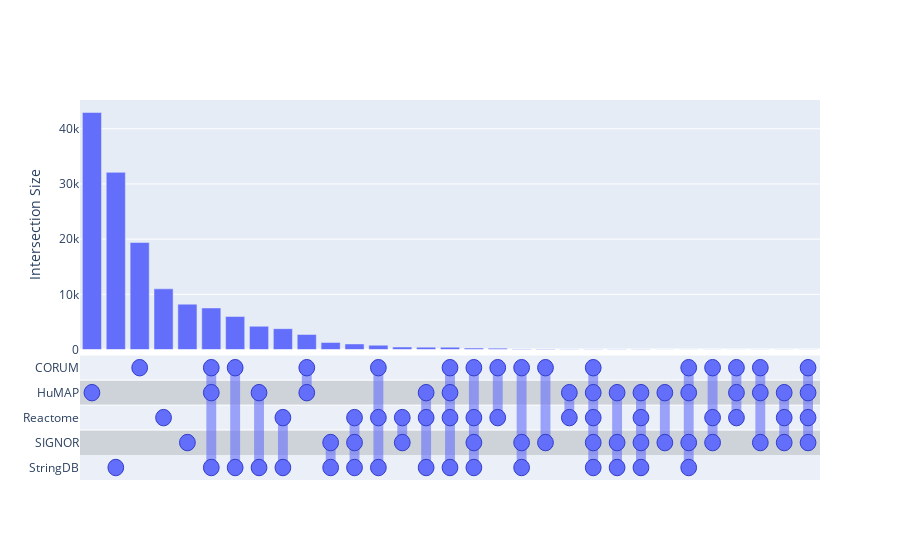

The cell this chart's notebook holds for it:
### Markdown cell above
## Check overlaps of the benchmark annotation sources (Supp Fig 1).

### Code cell
benchmark_sources = {}
for src in BENCHMARK_SOURCES:
    res = pd.read_csv(f'../efaar_benchmarking/benchmark_annotations/{src}.txt')
    res = res[res.entity1 != res.entity2]
    res['sorted_entities'] = res.apply(lambda row: tuple(sorted([row['entity1'], row['entity2']])), axis=1)
    benchmark_sources[src] = set(res.sorted_entities)

usp = UpSetPlotly(samples=list(benchmark_sources.values()), sample_names=list(benchmark_sources.keys()))
usp.plot(order_by='decreasing')

print(f'The number of unique interacting gene pairs in all {len(BENCHMARK_SOURCES)} sources is {len(set().union(*list(benchmark_sources.values())))}')

### Figure 1 — Plotly figure (JSON) as saved in the notebook; plotly's stock layout.template omitted (floating-point values rounded to 4 significant figures)
{"data": [{"marker": {"color": "rgb(99, 110, 250)"}, "type": "bar", "x": ["HuMAP", "StringDB", "CORUM", "Reactome", "SIGNOR", "CORUM & HuMAP & StringDB", "CORUM & StringDB", "HuMAP & StringDB", "Reactome & StringDB", "CORUM & HuMAP", "SIGNOR & StringDB", "Reactome & SIGNOR & StringDB", "CORUM & Reactome & StringDB", "Reactome & SIGNOR", "HuMAP & Reactome & StringDB", "CORUM & HuMAP & Reactome & StringDB", "CORUM & Reactome & SIGNOR & StringDB", "CORUM & Reactome", "CORUM & SIGNOR & StringDB", "CORUM & SIGNOR", "HuMAP & Reactome", "CORUM & HuMAP & Reactome & SIGNOR & StringDB", "HuMAP & SIGNOR & StringDB", "HuMAP & Reactome & SIGNOR & StringDB", "HuMAP & SIGNOR", "CORUM & HuMAP & SIGNOR & StringDB", "CORUM & Reactome & SIGNOR", "CORUM & HuMAP & Reactome", "CORUM & HuMAP & SIGNOR", "HuMAP & Reactome & SIGNOR", "CORUM & HuMAP & Reactome & SIGNOR"], "xaxis": "x", "y": [42948, 32099, 19391, 10998, 8216, 7529, 5979, 4214, 3782, 2735, 1274, 1012, 783, 448, 430, 419, 260, 255, 114, 95, 68, 54, 51, 41, 21, 18, 8, 5, 3, 1, 1], "yaxis": "y"}], "layout": {"shapes": [{"fillcolor": "#ebf0f8", "line": {"width": 0}, "type": "rect", "x0": 0, "x1": 1, "xref": "x2", "y0": 1, "y1": 0.8, "yref": "y2"}, {"fillcolor": "#ced2d9", "line": {"width": 0}, "type": "rect", "x0": 0, "x1": 1, "xref": "x2", "y0": 0.8, "y1": 0.6, "yref": "y2"}, {"fillcolor": "#ebf0f8", "line": {"width": 0}, "type": "rect", "x0": 0, "x1": 1, "xref": "x2", "y0": 0.6, "y1": 0.4, "yref": "y2"}, {"fillcolor": "#ced2d9", "line": {"width": 0}, "type": "rect", "x0": 0, "x1": 1, "xref": "x2", "y0": 0.4, "y1": 0.2, "yref": "y2"}, {"fillcolor": "#ebf0f8", "line": {"width": 0}, "type": "rect", "x0": 0, "x1": 1, "xref": "x2", "y0": 0.2, "y1": 0, "yref": "y2"}, {"line": {"color": "white", "width": 1}, "type": "line", "x0": 0, "x1": 1, "xref": "x2", "y0": 1, "y1": 1, "yref": "y2"}, {"line": {"color": "white", "width": 1}, "type": "line", "x0": 0, "x1": 1, "xref": "x2", "y0": 0.8, "y1": 0.8, "yref": "y2"}, {"line": {"color": "white", "width": 1}, "type": "line", "x0": 0, "x1": 1, "xref": "x2", "y0": 0.6, "y1": 0.6, "yref": "y2"}, {"line": {"color": "white", "width": 1}, "type": "line", "x0": 0, "x1": 1, "xref": "x2", "y0": 0.4, "y1": 0.4, "yref": "y2"}, {"fillcolor": "rgb(99, 110, 250)", "line": {"color": "rgb(99, 110, 250)"}, "opacity": 0.6, "type": "rect", "x0": 0.01081, "x1": 0.02145, "xref": "x2", "y0": 0.7, "y1": 0.7, "yref": "y2"}, {"fillcolor": "rgb(99, 110, 250)", "line": {"color": "rgb(49, 60, 200)", "width": 1}, "type": "circle", "x0": 0.005484, "x1": 0.02677, "xref": "x2", "y0": 0.634, "y1": 0.766, "yref": "y2"}, {"fillcolor": "rgb(99, 110, 250)", "line": {"color": "rgb(99, 110, 250)"}, "opacity": 0.6, "type": "rect", "x0": 0.04306, "x1": 0.05371, "xref": "x2", "y0": 0.1, "y1": 0.1, "yref": "y2"}, {"fillcolor": "rgb(99, 110, 250)", "line": {"color": "rgb(49, 60, 200)", "width": 1}, "type": "circle", "x0": 0.03774, "x1": 0.05903, "xref": "x2", "y0": 0.034, "y1": 0.166, "yref": "y2"}, {"fillcolor": "rgb(99, 110, 250)", "line": {"color": "rgb(99, 110, 250)"}, "opacity": 0.6, "type": "rect", "x0": 0.07532, "x1": 0.08597, "xref": "x2", "y0": 0.9, "y1": 0.9, "yref": "y2"}, {"fillcolor": "rgb(99, 110, 250)", "line": {"color": "rgb(49, 60, 200)", "width": 1}, "type": "circle", "x0": 0.07, "x1": 0.09129, "xref": "x2", "y0": 0.834, "y1": 0.966, "yref": "y2"}, {"fillcolor": "rgb(99, 110, 250)", "line": {"color": "rgb(99, 110, 250)"}, "opacity": 0.6, "type": "rect", "x0": 0.1076, "x1": 0.1182, "xref": "x2", "y0": 0.5, "y1": 0.5, "yref": "y2"}, {"fillcolor": "rgb(99, 110, 250)", "line": {"color": "rgb(49, 60, 200)", "width": 1}, "type": "circle", "x0": 0.1023, "x1": 0.1235, "xref": "x2", "y0": 0.434, "y1": 0.566, "yref": "y2"}, {"fillcolor": "rgb(99, 110, 250)", "line": {"color": "rgb(99, 110, 250)"}, "opacity": 0.6, "type": "rect", "x0": 0.1398, "x1": 0.1505, "xref": "x2", "y0": 0.3, "y1": 0.3, "yref": "y2"}, {"fillcolor": "rgb(99, 110, 250)", "line": {"color": "rgb(49, 60, 200)", "width": 1}, "type": "circle", "x0": 0.1345, "x1": 0.1558, "xref": "x2", "y0": 0.234, "y1": 0.366, "yref": "y2"}, {"fillcolor": "rgb(99, 110, 250)", "line": {"color": "rgb(99, 110, 250)"}, "opacity": 0.6, "type": "rect", "x0": 0.1721, "x1": 0.1827, "xref": "x2", "y0": 0.1, "y1": 0.9, "yref": "y2"}, {"fillcolor": "rgb(99, 110, 250)", "line": {"color": "rgb(49, 60, 200)", "width": 1}, "type": "circle", "x0": 0.1668, "x1": 0.1881, "xref": "x2", "y0": 0.834, "y1": 0.966, "yref": "y2"}, {"fillcolor": "rgb(99, 110, 250)", "line": {"color": "rgb(49, 60, 200)", "width": 1}, "type": "circle", "x0": 0.1668, "x1": 0.1881, "xref": "x2", "y0": 0.634, "y1": 0.766, "yref": "y2"}, {"fillcolor": "rgb(99, 110, 250)", "line": {"color": "rgb(49, 60, 200)", "width": 1}, "type": "circle", "x0": 0.1668, "x1": 0.1881, "xref": "x2", "y0": 0.034, "y1": 0.166, "yref": "y2"}, {"fillcolor": "rgb(99, 110, 250)", "line": {"color": "rgb(99, 110, 250)"}, "opacity": 0.6, "type": "rect", "x0": 0.2044, "x1": 0.215, "xref": "x2", "y0": 0.1, "y1": 0.9, "yref": "y2"}, {"fillcolor": "rgb(99, 110, 250)", "line": {"color": "rgb(49, 60, 200)", "width": 1}, "type": "circle", "x0": 0.199, "x1": 0.2203, "xref": "x2", "y0": 0.834, "y1": 0.966, "yref": "y2"}, {"fillcolor": "rgb(99, 110, 250)", "line": {"color": "rgb(49, 60, 200)", "width": 1}, "type": "circle", "x0": 0.199, "x1": 0.2203, "xref": "x2", "y0": 0.034, "y1": 0.166, "yref": "y2"}, {"fillcolor": "rgb(99, 110, 250)", "line": {"color": "rgb(99, 110, 250)"}, "opacity": 0.6, "type": "rect", "x0": 0.2366, "x1": 0.2473, "xref": "x2", "y0": 0.1, "y1": 0.7, "yref": "y2"}, {"fillcolor": "rgb(99, 110, 250)", "line": {"color": "rgb(49, 60, 200)", "width": 1}, "type": "circle", "x0": 0.2313, "x1": 0.2526, "xref": "x2", "y0": 0.634, "y1": 0.766, "yref": "y2"}, {"fillcolor": "rgb(99, 110, 250)", "line": {"color": "rgb(49, 60, 200)", "width": 1}, "type": "circle", "x0": 0.2313, "x1": 0.2526, "xref": "x2", "y0": 0.034, "y1": 0.166, "yref": "y2"}, {"fillcolor": "rgb(99, 110, 250)", "line": {"color": "rgb(99, 110, 250)"}, "opacity": 0.6, "type": "rect", "x0": 0.2689, "x1": 0.2795, "xref": "x2", "y0": 0.1, "y1": 0.5, "yref": "y2"}, {"fillcolor": "rgb(99, 110, 250)", "line": {"color": "rgb(49, 60, 200)", "width": 1}, "type": "circle", "x0": 0.2635, "x1": 0.2848, "xref": "x2", "y0": 0.434, "y1": 0.566, "yref": "y2"}, {"fillcolor": "rgb(99, 110, 250)", "line": {"color": "rgb(49, 60, 200)", "width": 1}, "type": "circle", "x0": 0.2635, "x1": 0.2848, "xref": "x2", "y0": 0.034, "y1": 0.166, "yref": "y2"}, {"fillcolor": "rgb(99, 110, 250)", "line": {"color": "rgb(99, 110, 250)"}, "opacity": 0.6, "type": "rect", "x0": 0.3011, "x1": 0.3118, "xref": "x2", "y0": 0.7, "y1": 0.9, "yref": "y2"}, {"fillcolor": "rgb(99, 110, 250)", "line": {"color": "rgb(49, 60, 200)", "width": 1}, "type": "circle", "x0": 0.2958, "x1": 0.3171, "xref": "x2", "y0": 0.834, "y1": 0.966, "yref": "y2"}, {"fillcolor": "rgb(99, 110, 250)", "line": {"color": "rgb(49, 60, 200)", "width": 1}, "type": "circle", "x0": 0.2958, "x1": 0.3171, "xref": "x2", "y0": 0.634, "y1": 0.766, "yref": "y2"}, {"fillcolor": "rgb(99, 110, 250)", "line": {"color": "rgb(99, 110, 250)"}, "opacity": 0.6, "type": "rect", "x0": 0.3334, "x1": 0.344, "xref": "x2", "y0": 0.1, "y1": 0.3, "yref": "y2"}, {"fillcolor": "rgb(99, 110, 250)", "line": {"color": "rgb(49, 60, 200)", "width": 1}, "type": "circle", "x0": 0.3281, "x1": 0.3494, "xref": "x2", "y0": 0.234, "y1": 0.366, "yref": "y2"}, {"fillcolor": "rgb(99, 110, 250)", "line": {"color": "rgb(49, 60, 200)", "width": 1}, "type": "circle", "x0": 0.3281, "x1": 0.3494, "xref": "x2", "y0": 0.034, "y1": 0.166, "yref": "y2"}, {"fillcolor": "rgb(99, 110, 250)", "line": {"color": "rgb(99, 110, 250)"}, "opacity": 0.6, "type": "rect", "x0": 0.3656, "x1": 0.3763, "xref": "x2", "y0": 0.1, "y1": 0.5, "yref": "y2"}, {"fillcolor": "rgb(99, 110, 250)", "line": {"color": "rgb(49, 60, 200)", "width": 1}, "type": "circle", "x0": 0.3603, "x1": 0.3816, "xref": "x2", "y0": 0.434, "y1": 0.566, "yref": "y2"}, {"fillcolor": "rgb(99, 110, 250)", "line": {"color": "rgb(49, 60, 200)", "width": 1}, "type": "circle", "x0": 0.3603, "x1": 0.3816, "xref": "x2", "y0": 0.234, "y1": 0.366, "yref": "y2"}, {"fillcolor": "rgb(99, 110, 250)", "line": {"color": "rgb(49, 60, 200)", "width": 1}, "type": "circle", "x0": 0.3603, "x1": 0.3816, "xref": "x2", "y0": 0.034, "y1": 0.166, "yref": "y2"}, {"fillcolor": "rgb(99, 110, 250)", "line": {"color": "rgb(99, 110, 250)"}, "opacity": 0.6, "type": "rect", "x0": 0.3979, "x1": 0.4085, "xref": "x2", "y0": 0.1, "y1": 0.9, "yref": "y2"}, {"fillcolor": "rgb(99, 110, 250)", "line": {"color": "rgb(49, 60, 200)", "width": 1}, "type": "circle", "x0": 0.3926, "x1": 0.4139, "xref": "x2", "y0": 0.834, "y1": 0.966, "yref": "y2"}, {"fillcolor": "rgb(99, 110, 250)", "line": {"color": "rgb(49, 60, 200)", "width": 1}, "type": "circle", "x0": 0.3926, "x1": 0.4139, "xref": "x2", "y0": 0.434, "y1": 0.566, "yref": "y2"}, {"fillcolor": "rgb(99, 110, 250)", "line": {"color": "rgb(49, 60, 200)", "width": 1}, "type": "circle", "x0": 0.3926, "x1": 0.4139, "xref": "x2", "y0": 0.034, "y1": 0.166, "yref": "y2"}, {"fillcolor": "rgb(99, 110, 250)", "line": {"color": "rgb(99, 110, 250)"}, "opacity": 0.6, "type": "rect", "x0": 0.4302, "x1": 0.4408, "xref": "x2", "y0": 0.3, "y1": 0.5, "yref": "y2"}, {"fillcolor": "rgb(99, 110, 250)", "line": {"color": "rgb(49, 60, 200)", "width": 1}, "type": "circle", "x0": 0.4248, "x1": 0.4461, "xref": "x2", "y0": 0.434, "y1": 0.566, "yref": "y2"}, {"fillcolor": "rgb(99, 110, 250)", "line": {"color": "rgb(49, 60, 200)", "width": 1}, "type": "circle", "x0": 0.4248, "x1": 0.4461, "xref": "x2", "y0": 0.234, "y1": 0.366, "yref": "y2"}, {"fillcolor": "rgb(99, 110, 250)", "line": {"color": "rgb(99, 110, 250)"}, "opacity": 0.6, "type": "rect", "x0": 0.4624, "x1": 0.4731, "xref": "x2", "y0": 0.1, "y1": 0.7, "yref": "y2"}, {"fillcolor": "rgb(99, 110, 250)", "line": {"color": "rgb(49, 60, 200)", "width": 1}, "type": "circle", "x0": 0.4571, "x1": 0.4784, "xref": "x2", "y0": 0.634, "y1": 0.766, "yref": "y2"}, {"fillcolor": "rgb(99, 110, 250)", "line": {"color": "rgb(49, 60, 200)", "width": 1}, "type": "circle", "x0": 0.4571, "x1": 0.4784, "xref": "x2", "y0": 0.434, "y1": 0.566, "yref": "y2"}, {"fillcolor": "rgb(99, 110, 250)", "line": {"color": "rgb(49, 60, 200)", "width": 1}, "type": "circle", "x0": 0.4571, "x1": 0.4784, "xref": "x2", "y0": 0.034, "y1": 0.166, "yref": "y2"}, {"fillcolor": "rgb(99, 110, 250)", "line": {"color": "rgb(99, 110, 250)"}, "opacity": 0.6, "type": "rect", "x0": 0.4947, "x1": 0.5053, "xref": "x2", "y0": 0.1, "y1": 0.9, "yref": "y2"}, {"fillcolor": "rgb(99, 110, 250)", "line": {"color": "rgb(49, 60, 200)", "width": 1}, "type": "circle", "x0": 0.4894, "x1": 0.5106, "xref": "x2", "y0": 0.834, "y1": 0.966, "yref": "y2"}, {"fillcolor": "rgb(99, 110, 250)", "line": {"color": "rgb(49, 60, 200)", "width": 1}, "type": "circle", "x0": 0.4894, "x1": 0.5106, "xref": "x2", "y0": 0.634, "y1": 0.766, "yref": "y2"}, {"fillcolor": "rgb(99, 110, 250)", "line": {"color": "rgb(49, 60, 200)", "width": 1}, "type": "circle", "x0": 0.4894, "x1": 0.5106, "xref": "x2", "y0": 0.434, "y1": 0.566, "yref": "y2"}, {"fillcolor": "rgb(99, 110, 250)", "line": {"color": "rgb(49, 60, 200)", "width": 1}, "type": "circle", "x0": 0.4894, "x1": 0.5106, "xref": "x2", "y0": 0.034, "y1": 0.166, "yref": "y2"}, {"fillcolor": "rgb(99, 110, 250)", "line": {"color": "rgb(99, 110, 250)"}, "opacity": 0.6, "type": "rect", "x0": 0.5269, "x1": 0.5376, "xref": "x2", "y0": 0.1, "y1": 0.9, "yref": "y2"}, {"fillcolor": "rgb(99, 110, 250)", "line": {"color": "rgb(49, 60, 200)", "width": 1}, "type": "circle", "x0": 0.5216, "x1": 0.5429, "xref": "x2", "y0": 0.834, "y1": 0.966, "yref": "y2"}, {"fillcolor": "rgb(99, 110, 250)", "line": {"color": "rgb(49, 60, 200)", "width": 1}, "type": "circle", "x0": 0.5216, "x1": 0.5429, "xref": "x2", "y0": 0.434, "y1": 0.566, "yref": "y2"}, {"fillcolor": "rgb(99, 110, 250)", "line": {"color": "rgb(49, 60, 200)", "width": 1}, "type": "circle", "x0": 0.5216, "x1": 0.5429, "xref": "x2", "y0": 0.234, "y1": 0.366, "yref": "y2"}, {"fillcolor": "rgb(99, 110, 250)", "line": {"color": "rgb(49, 60, 200)", "width": 1}, "type": "circle", "x0": 0.5216, "x1": 0.5429, "xref": "x2", "y0": 0.034, "y1": 0.166, "yref": "y2"}, {"fillcolor": "rgb(99, 110, 250)", "line": {"color": "rgb(99, 110, 250)"}, "opacity": 0.6, "type": "rect", "x0": 0.5592, "x1": 0.5698, "xref": "x2", "y0": 0.5, "y1": 0.9, "yref": "y2"}, {"fillcolor": "rgb(99, 110, 250)", "line": {"color": "rgb(49, 60, 200)", "width": 1}, "type": "circle", "x0": 0.5539, "x1": 0.5752, "xref": "x2", "y0": 0.834, "y1": 0.966, "yref": "y2"}, {"fillcolor": "rgb(99, 110, 250)", "line": {"color": "rgb(49, 60, 200)", "width": 1}, "type": "circle", "x0": 0.5539, "x1": 0.5752, "xref": "x2", "y0": 0.434, "y1": 0.566, "yref": "y2"}, {"fillcolor": "rgb(99, 110, 250)", "line": {"color": "rgb(99, 110, 250)"}, "opacity": 0.6, "type": "rect", "x0": 0.5915, "x1": 0.6021, "xref": "x2", "y0": 0.1, "y1": 0.9, "yref": "y2"}, {"fillcolor": "rgb(99, 110, 250)", "line": {"color": "rgb(49, 60, 200)", "width": 1}, "type": "circle", "x0": 0.5861, "x1": 0.6074, "xref": "x2", "y0": 0.834, "y1": 0.966, "yref": "y2"}, {"fillcolor": "rgb(99, 110, 250)", "line": {"color": "rgb(49, 60, 200)", "width": 1}, "type": "circle", "x0": 0.5861, "x1": 0.6074, "xref": "x2", "y0": 0.234, "y1": 0.366, "yref": "y2"}, {"fillcolor": "rgb(99, 110, 250)", "line": {"color": "rgb(49, 60, 200)", "width": 1}, "type": "circle", "x0": 0.5861, "x1": 0.6074, "xref": "x2", "y0": 0.034, "y1": 0.166, "yref": "y2"}, {"fillcolor": "rgb(99, 110, 250)", "line": {"color": "rgb(99, 110, 250)"}, "opacity": 0.6, "type": "rect", "x0": 0.6237, "x1": 0.6344, "xref": "x2", "y0": 0.3, "y1": 0.9, "yref": "y2"}, {"fillcolor": "rgb(99, 110, 250)", "line": {"color": "rgb(49, 60, 200)", "width": 1}, "type": "circle", "x0": 0.6184, "x1": 0.6397, "xref": "x2", "y0": 0.834, "y1": 0.966, "yref": "y2"}, {"fillcolor": "rgb(99, 110, 250)", "line": {"color": "rgb(49, 60, 200)", "width": 1}, "type": "circle", "x0": 0.6184, "x1": 0.6397, "xref": "x2", "y0": 0.234, "y1": 0.366, "yref": "y2"}, {"fillcolor": "rgb(99, 110, 250)", "line": {"color": "rgb(99, 110, 250)"}, "opacity": 0.6, "type": "rect", "x0": 0.656, "x1": 0.6666, "xref": "x2", "y0": 0.5, "y1": 0.7, "yref": "y2"}, {"fillcolor": "rgb(99, 110, 250)", "line": {"color": "rgb(49, 60, 200)", "width": 1}, "type": "circle", "x0": 0.6506, "x1": 0.6719, "xref": "x2", "y0": 0.634, "y1": 0.766, "yref": "y2"}, {"fillcolor": "rgb(99, 110, 250)", "line": {"color": "rgb(49, 60, 200)", "width": 1}, "type": "circle", "x0": 0.6506, "x1": 0.6719, "xref": "x2", "y0": 0.434, "y1": 0.566, "yref": "y2"}, {"fillcolor": "rgb(99, 110, 250)", "line": {"color": "rgb(99, 110, 250)"}, "opacity": 0.6, "type": "rect", "x0": 0.6882, "x1": 0.6989, "xref": "x2", "y0": 0.1, "y1": 0.9, "yref": "y2"}, {"fillcolor": "rgb(99, 110, 250)", "line": {"color": "rgb(49, 60, 200)", "width": 1}, "type": "circle", "x0": 0.6829, "x1": 0.7042, "xref": "x2", "y0": 0.834, "y1": 0.966, "yref": "y2"}, {"fillcolor": "rgb(99, 110, 250)", "line": {"color": "rgb(49, 60, 200)", "width": 1}, "type": "circle", "x0": 0.6829, "x1": 0.7042, "xref": "x2", "y0": 0.634, "y1": 0.766, "yref": "y2"}, {"fillcolor": "rgb(99, 110, 250)", "line": {"color": "rgb(49, 60, 200)", "width": 1}, "type": "circle", "x0": 0.6829, "x1": 0.7042, "xref": "x2", "y0": 0.434, "y1": 0.566, "yref": "y2"}, {"fillcolor": "rgb(99, 110, 250)", "line": {"color": "rgb(49, 60, 200)", "width": 1}, "type": "circle", "x0": 0.6829, "x1": 0.7042, "xref": "x2", "y0": 0.234, "y1": 0.366, "yref": "y2"}, {"fillcolor": "rgb(99, 110, 250)", "line": {"color": "rgb(49, 60, 200)", "width": 1}, "type": "circle", "x0": 0.6829, "x1": 0.7042, "xref": "x2", "y0": 0.034, "y1": 0.166, "yref": "y2"}, {"fillcolor": "rgb(99, 110, 250)", "line": {"color": "rgb(99, 110, 250)"}, "opacity": 0.6, "type": "rect", "x0": 0.7205, "x1": 0.7311, "xref": "x2", "y0": 0.1, "y1": 0.7, "yref": "y2"}, {"fillcolor": "rgb(99, 110, 250)", "line": {"color": "rgb(49, 60, 200)", "width": 1}, "type": "circle", "x0": 0.7152, "x1": 0.7365, "xref": "x2", "y0": 0.634, "y1": 0.766, "yref": "y2"}, {"fillcolor": "rgb(99, 110, 250)", "line": {"color": "rgb(49, 60, 200)", "width": 1}, "type": "circle", "x0": 0.7152, "x1": 0.7365, "xref": "x2", "y0": 0.234, "y1": 0.366, "yref": "y2"}, {"fillcolor": "rgb(99, 110, 250)", "line": {"color": "rgb(49, 60, 200)", "width": 1}, "type": "circle", "x0": 0.7152, "x1": 0.7365, "xref": "x2", "y0": 0.034, "y1": 0.166, "yref": "y2"}, {"fillcolor": "rgb(99, 110, 250)", "line": {"color": "rgb(99, 110, 250)"}, "opacity": 0.6, "type": "rect", "x0": 0.7527, "x1": 0.7634, "xref": "x2", "y0": 0.1, "y1": 0.7, "yref": "y2"}, {"fillcolor": "rgb(99, 110, 250)", "line": {"color": "rgb(49, 60, 200)", "width": 1}, "type": "circle", "x0": 0.7474, "x1": 0.7687, "xref": "x2", "y0": 0.634, "y1": 0.766, "yref": "y2"}, {"fillcolor": "rgb(99, 110, 250)", "line": {"color": "rgb(49, 60, 200)", "width": 1}, "type": "circle", "x0": 0.7474, "x1": 0.7687, "xref": "x2", "y0": 0.434, "y1": 0.566, "yref": "y2"}, {"fillcolor": "rgb(99, 110, 250)", "line": {"color": "rgb(49, 60, 200)", "width": 1}, "type": "circle", "x0": 0.7474, "x1": 0.7687, "xref": "x2", "y0": 0.234, "y1": 0.366, "yref": "y2"}, {"fillcolor": "rgb(99, 110, 250)", "line": {"color": "rgb(49, 60, 200)", "width": 1}, "type": "circle", "x0": 0.7474, "x1": 0.7687, "xref": "x2", "y0": 0.034, "y1": 0.166, "yref": "y2"}, {"fillcolor": "rgb(99, 110, 250)", "line": {"color": "rgb(99, 110, 250)"}, "opacity": 0.6, "type": "rect", "x0": 0.785, "x1": 0.7956, "xref": "x2", "y0": 0.3, "y1": 0.7, "yref": "y2"}, {"fillcolor": "rgb(99, 110, 250)", "line": {"color": "rgb(49, 60, 200)", "width": 1}, "type": "circle", "x0": 0.7797, "x1": 0.801, "xref": "x2", "y0": 0.634, "y1": 0.766, "yref": "y2"}, {"fillcolor": "rgb(99, 110, 250)", "line": {"color": "rgb(49, 60, 200)", "width": 1}, "type": "circle", "x0": 0.7797, "x1": 0.801, "xref": "x2", "y0": 0.234, "y1": 0.366, "yref": "y2"}, {"fillcolor": "rgb(99, 110, 250)", "line": {"color": "rgb(99, 110, 250)"}, "opacity": 0.6, "type": "rect", "x0": 0.8173, "x1": 0.8279, "xref": "x2", "y0": 0.1, "y1": 0.9, "yref": "y2"}, {"fillcolor": "rgb(99, 110, 250)", "line": {"color": "rgb(49, 60, 200)", "width": 1}, "type": "circle", "x0": 0.8119, "x1": 0.8332, "xref": "x2", "y0": 0.834, "y1": 0.966, "yref": "y2"}, {"fillcolor": "rgb(99, 110, 250)", "line": {"color": "rgb(49, 60, 200)", "width": 1}, "type": "circle", "x0": 0.8119, "x1": 0.8332, "xref": "x2", "y0": 0.634, "y1": 0.766, "yref": "y2"}, {"fillcolor": "rgb(99, 110, 250)", "line": {"color": "rgb(49, 60, 200)", "width": 1}, "type": "circle", "x0": 0.8119, "x1": 0.8332, "xref": "x2", "y0": 0.234, "y1": 0.366, "yref": "y2"}, {"fillcolor": "rgb(99, 110, 250)", "line": {"color": "rgb(49, 60, 200)", "width": 1}, "type": "circle", "x0": 0.8119, "x1": 0.8332, "xref": "x2", "y0": 0.034, "y1": 0.166, "yref": "y2"}, {"fillcolor": "rgb(99, 110, 250)", "line": {"color": "rgb(99, 110, 250)"}, "opacity": 0.6, "type": "rect", "x0": 0.8495, "x1": 0.8602, "xref": "x2", "y0": 0.3, "y1": 0.9, "yref": "y2"}, {"fillcolor": "rgb(99, 110, 250)", "line": {"color": "rgb(49, 60, 200)", "width": 1}, "type": "circle", "x0": 0.8442, "x1": 0.8655, "xref": "x2", "y0": 0.834, "y1": 0.966, "yref": "y2"}, {"fillcolor": "rgb(99, 110, 250)", "line": {"color": "rgb(49, 60, 200)", "width": 1}, "type": "circle", "x0": 0.8442, "x1": 0.8655, "xref": "x2", "y0": 0.434, "y1": 0.566, "yref": "y2"}, {"fillcolor": "rgb(99, 110, 250)", "line": {"color": "rgb(49, 60, 200)", "width": 1}, "type": "circle", "x0": 0.8442, "x1": 0.8655, "xref": "x2", "y0": 0.234, "y1": 0.366, "yref": "y2"}, {"fillcolor": "rgb(99, 110, 250)", "line": {"color": "rgb(99, 110, 250)"}, "opacity": 0.6, "type": "rect", "x0": 0.8818, "x1": 0.8924, "xref": "x2", "y0": 0.5, "y1": 0.9, "yref": "y2"}, {"fillcolor": "rgb(99, 110, 250)", "line": {"color": "rgb(49, 60, 200)", "width": 1}, "type": "circle", "x0": 0.8765, "x1": 0.8977, "xref": "x2", "y0": 0.834, "y1": 0.966, "yref": "y2"}, {"fillcolor": "rgb(99, 110, 250)", "line": {"color": "rgb(49, 60, 200)", "width": 1}, "type": "circle", "x0": 0.8765, "x1": 0.8977, "xref": "x2", "y0": 0.634, "y1": 0.766, "yref": "y2"}, {"fillcolor": "rgb(99, 110, 250)", "line": {"color": "rgb(49, 60, 200)", "width": 1}, "type": "circle", "x0": 0.8765, "x1": 0.8977, "xref": "x2", "y0": 0.434, "y1": 0.566, "yref": "y2"}, {"fillcolor": "rgb(99, 110, 250)", "line": {"color": "rgb(99, 110, 250)"}, "opacity": 0.6, "type": "rect", "x0": 0.914, "x1": 0.9247, "xref": "x2", "y0": 0.3, "y1": 0.9, "yref": "y2"}, {"fillcolor": "rgb(99, 110, 250)", "line": {"color": "rgb(49, 60, 200)", "width": 1}, "type": "circle", "x0": 0.9087, "x1": 0.93, "xref": "x2", "y0": 0.834, "y1": 0.966, "yref": "y2"}, {"fillcolor": "rgb(99, 110, 250)", "line": {"color": "rgb(49, 60, 200)", "width": 1}, "type": "circle", "x0": 0.9087, "x1": 0.93, "xref": "x2", "y0": 0.634, "y1": 0.766, "yref": "y2"}, {"fillcolor": "rgb(99, 110, 250)", "line": {"color": "rgb(49, 60, 200)", "width": 1}, "type": "circle", "x0": 0.9087, "x1": 0.93, "xref": "x2", "y0": 0.234, "y1": 0.366, "yref": "y2"}, {"fillcolor": "rgb(99, 110, 250)", "line": {"color": "rgb(99, 110, 250)"}, "opacity": 0.6, "type": "rect", "x0": 0.9463, "x1": 0.9569, "xref": "x2", "y0": 0.3, "y1": 0.7, "yref": "y2"}, {"fillcolor": "rgb(99, 110, 250)", "line": {"color": "rgb(49, 60, 200)", "width": 1}, "type": "circle", "x0": 0.941, "x1": 0.9623, "xref": "x2", "y0": 0.634, "y1": 0.766, "yref": "y2"}, {"fillcolor": "rgb(99, 110, 250)", "line": {"color": "rgb(49, 60, 200)", "width": 1}, "type": "circle", "x0": 0.941, "x1": 0.9623, "xref": "x2", "y0": 0.434, "y1": 0.566, "yref": "y2"}, {"fillcolor": "rgb(99, 110, 250)", "line": {"color": "rgb(49, 60, 200)", "width": 1}, "type": "circle", "x0": 0.941, "x1": 0.9623, "xref": "x2", "y0": 0.234, "y1": 0.366, "yref": "y2"}, {"fillcolor": "rgb(99, 110, 250)", "line": {"color": "rgb(99, 110, 250)"}, "opacity": 0.6, "type": "rect", "x0": 0.9785, "x1": 0.9892, "xref": "x2", "y0": 0.3, "y1": 0.9, "yref": "y2"}, {"fillcolor": "rgb(99, 110, 250)", "line": {"color": "rgb(49, 60, 200)", "width": 1}, "type": "circle", "x0": 0.9732, "x1": 0.9945, "xref": "x2", "y0": 0.834, "y1": 0.966, "yref": "y2"}, {"fillcolor": "rgb(99, 110, 250)", "line": {"color": "rgb(49, 60, 200)", "width": 1}, "type": "circle", "x0": 0.9732, "x1": 0.9945, "xref": "x2", "y0": 0.634, "y1": 0.766, "yref": "y2"}, {"fillcolor": "rgb(99, 110, 250)", "line": {"color": "rgb(49, 60, 200)", "width": 1}, "type": "circle", "x0": 0.9732, "x1": 0.9945, "xref": "x2", "y0": 0.434, "y1": 0.566, "yref": "y2"}, {"fillcolor": "rgb(99, 110, 250)", "line": {"color": "rgb(49, 60, 200)", "width": 1}, "type": "circle", "x0": 0.9732, "x1": 0.9945, "xref": "x2", "y0": 0.234, "y1": 0.366, "yref": "y2"}], "showlegend": false, "xaxis": {"anchor": "y", "domain": [0, 1], "fixedrange": true, "matches": "x2", "showticklabels": false}, "xaxis2": {"anchor": "y2", "domain": [0, 1], "fixedrange": true, "range": [0, 1], "ticks": "", "ticktext": [], "tickvals": []}, "yaxis": {"anchor": "x", "domain": [0.3433, 1], "title": {"text": "Intersection Size"}}, "yaxis2": {"anchor": "x2", "domain": [0, 0.3283], "fixedrange": true, "range": [0, 1], "tickmode": "array", "ticktext": ["CORUM", "HuMAP", "Reactome", "SIGNOR", "StringDB"], "tickvals": [0.9, 0.7, 0.5, 0.3, 0.1]}}}
